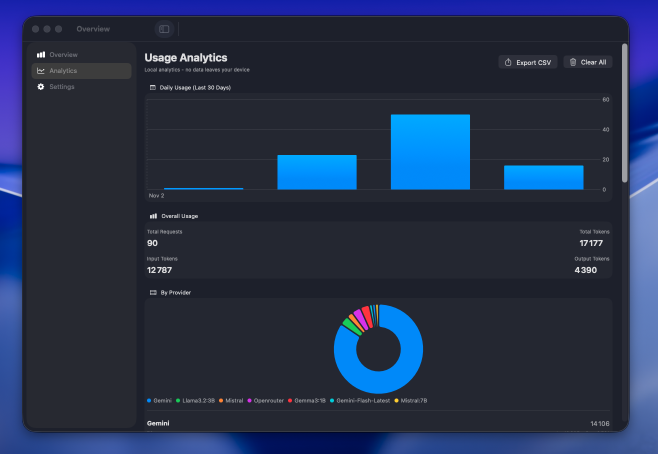
#> input picture src/assets/Usage analytics.png, 1316 x 907 px, given in place of background.png, which was not available (shown at 1/2 size)
$ python generate-og-image.py
#> lines starting #> are read from the running program, lines starting #| are printed output that depends on the picture; pictures that were not available may be replaced by others from this repository, and a replacement may not be noted
"""Generate the site's Open Graph / Twitter share image (public/og-image.png).

Addresses viral principle #5 (see issue #12): a punchy, one-idea 1200x630
share image outperforms a raw product screenshot for link-preview shares.

This is a MANUAL, one-off asset-generation utility. It is NOT part of
`npm run build` and is NOT an npm/Node dependency — nothing in the JS
toolchain imports or invokes this script. Run it by hand whenever the
share image needs to be regenerated:

    python3 scripts/generate-og-image.py

Requirements: Python 3 + Pillow (`pip install Pillow`). Nothing else is
required for the core image. If the `cairosvg` package also happens to be
installed, the script additionally composites a small rasterized wordmark
onto the image as a best-effort nice-to-have; its absence (or any
rendering failure) is silently ignored and never blocks the main output.
Font rendering prefers Linux TrueType fonts (the `fonts-liberation` and/or
`fonts-dejavu-core` packages), then macOS Arial Bold; without them it falls back to Pillow's
built-in bitmap font, so output still degrades gracefully on macOS,
Windows, or a minimal container instead of crashing.

Composites, in order, onto a 1200x630 canvas (the standard OG image size):
  1. A center-cropped, downscaled `public/background.png` backdrop.
  2. A flat semi-transparent black overlay for text legibility.
  3. A two-line bold headline (issue #12: a "punchier" share image needs a
     large readable headline and one clear idea, not just a raw screenshot).
  4. A bordered screenshot inset (`public/writing-screen-light.png`, title
     bar and in-app header row cropped off) in the bottom-right corner.
  5. Optionally, a small rasterized brand wordmark near the top-left.

Output: overwrites `public/og-image.png` (1200x630 PNG).

Note on source assets: `public/background.png` and `public/writing-screen-light.png`
both carry leftover UI chrome/copy from an earlier product name (pre-existing on
production today, unrelated to and out of scope for this script). Neither asset
is edited here — see BACKDROP_BLUR_RADIUS and SCREENSHOT_TOP_CROP_FRAC below for
how each is composited around that.
"""

import io
from pathlib import Path

from PIL import Image, ImageDraw, ImageFilter, ImageFont, ImageOps

ROOT = Path(__file__).resolve().parent.parent
PUBLIC = ROOT / "public"

CANVAS_W, CANVAS_H = 1200, 630

BACKGROUND_PATH = PUBLIC / "background.png"
SCREENSHOT_PATH = PUBLIC / "writing-screen-light.png"
WORDMARK_SVG_PATH = PUBLIC / "Wordmark-white.svg"
OUTPUT_PATH = PUBLIC / "og-image.png"

FONT_BOLD = "/usr/share/fonts/truetype/liberation/LiberationSans-Bold.ttf"
FONT_BOLD_FALLBACK = "/usr/share/fonts/truetype/dejavu/DejaVuSans-Bold.ttf"
FONT_BOLD_MACOS = "/System/Library/Fonts/Supplemental/Arial Bold.ttf"

BACKDROP_BLUR_RADIUS = 10  # public/background.png embeds a product screenshot (with
# stale UI chrome/branding) roughly centered in the frame — no 1200x630 crop of it
# can dodge that region entirely, so it's blurred into abstract color/shape (a
# standard "photo backdrop behind bold text" technique) rather than left sharp.
OVERLAY_ALPHA = 130  # 0-255; darkens the (blurred) backdrop so headline text pops

TEXT_MARGIN_X = 64
TEXT_MAX_WIDTH = 660  # keeps the headline within roughly the left 60% of the canvas

HEADLINE_1_TEXT = "Fix text anywhere on Mac"
HEADLINE_1_START_SIZE = 72
HEADLINE_1_MIN_SIZE = 40
HEADLINE_1_COLOR = (245, 245, 247, 255)  # near-white #F5F5F7

HEADLINE_2_TEXT = "On-device AI. No per-token costs."
HEADLINE_2_START_SIZE = 42
HEADLINE_2_MIN_SIZE = 26
HEADLINE_2_COLOR = (116, 234, 174, 255)  # accent mint-green #74EAAE

LINE_GAP = 22  # vertical gap between the two headline lines

WORDMARK_TOP_LEFT = (64, 40)
WORDMARK_WIDTH = 240
WORDMARK_HEADLINE_GAP = 34  # gap between the wordmark and headline line 1
NO_WORDMARK_HEADLINE_TOP = 130  # headline top when the wordmark step is skipped

SCREENSHOT_TOP_CROP_FRAC = 0.19  # crops off the macOS title bar AND the in-app
# header row (both carry a stale product-name label from an earlier rebrand,
# pre-existing on production today — see module docstring); this lands right
# at the generic "Input (Editable)/Result" column headers.
SCREENSHOT_TARGET_WIDTH = 620
SCREENSHOT_BORDER = 6
SCREENSHOT_MARGIN_RIGHT = 56
SCREENSHOT_MARGIN_BOTTOM = 56


# [24 lines left out: functions _font, _fit_font, not called in this run]


def build_backdrop():
    """Center-crop public/background.png to the 1200x630 aspect ratio, then
    downscale with LANCZOS. Only the width is cropped (height kept full), so
    this never upscales the source image."""
    bg = Image.open(BACKGROUND_PATH).convert("RGB")
    bg_w, bg_h = bg.size
#> bg_w = 1316; bg_h = 907
    crop_w = round(bg_h * (CANVAS_W / CANVAS_H))
#> crop_w = 1728
    left = (bg_w - crop_w) // 2
#> left = -206
    cropped = bg.crop((left, 0, left + crop_w, bg_h))
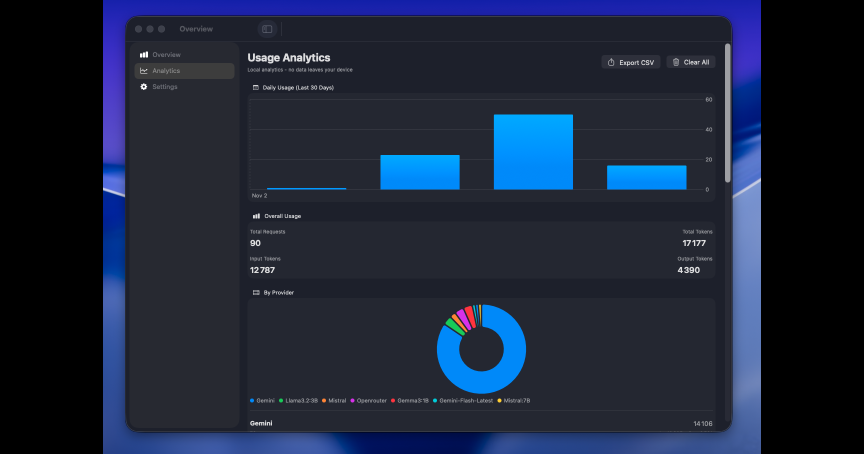
#> cropped: PIL image 1728x907 RGB (shown at 1/2 size); mean R, G, B 27.9, 37.2, 57.8
    resized = cropped.resize((CANVAS_W, CANVAS_H), Image.Resampling.LANCZOS)
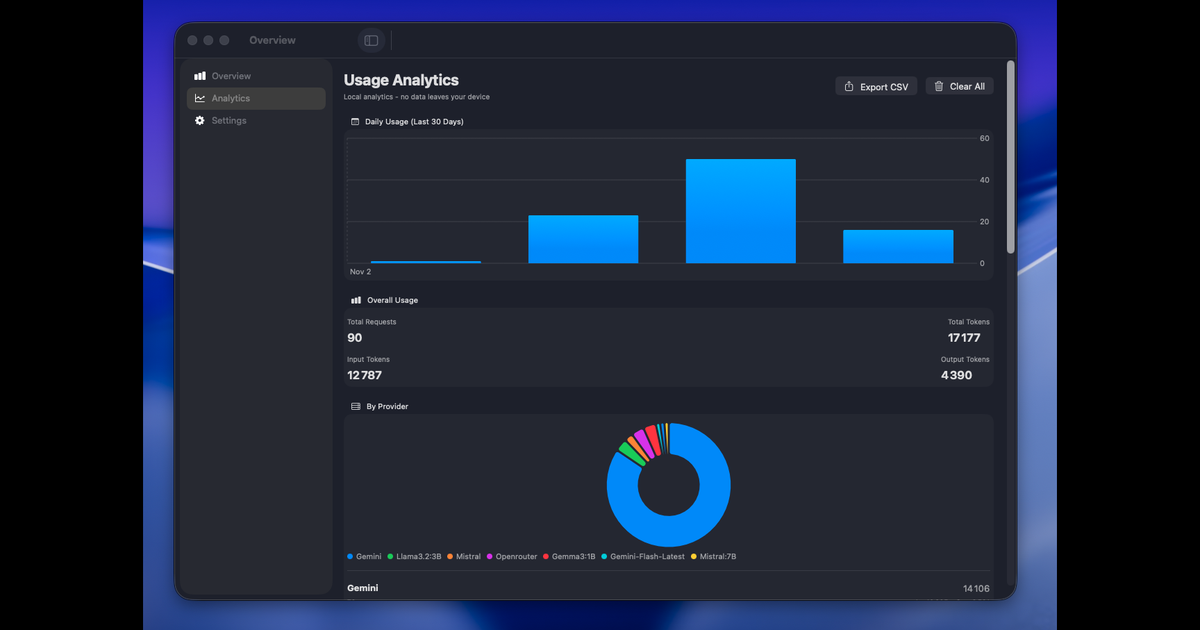
#> resized: PIL image 1200x630 RGB; mean R, G, B 27.9, 37.2, 57.8
    return resized.filter(ImageFilter.GaussianBlur(BACKDROP_BLUR_RADIUS))
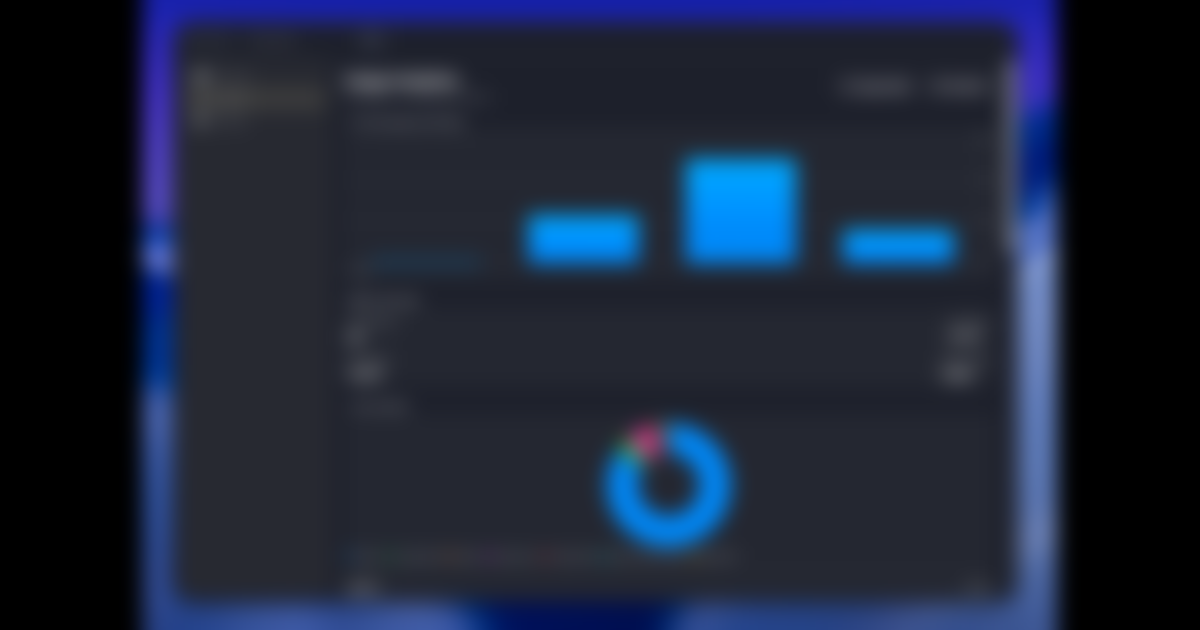
#> returned value: PIL image 1200x630 RGB; mean R, G, B 27.9, 37.2, 57.8


def add_legibility_overlay(canvas):
    overlay = Image.new("RGBA", canvas.size, (0, 0, 0, OVERLAY_ALPHA))
    return Image.alpha_composite(canvas.convert("RGBA"), overlay)
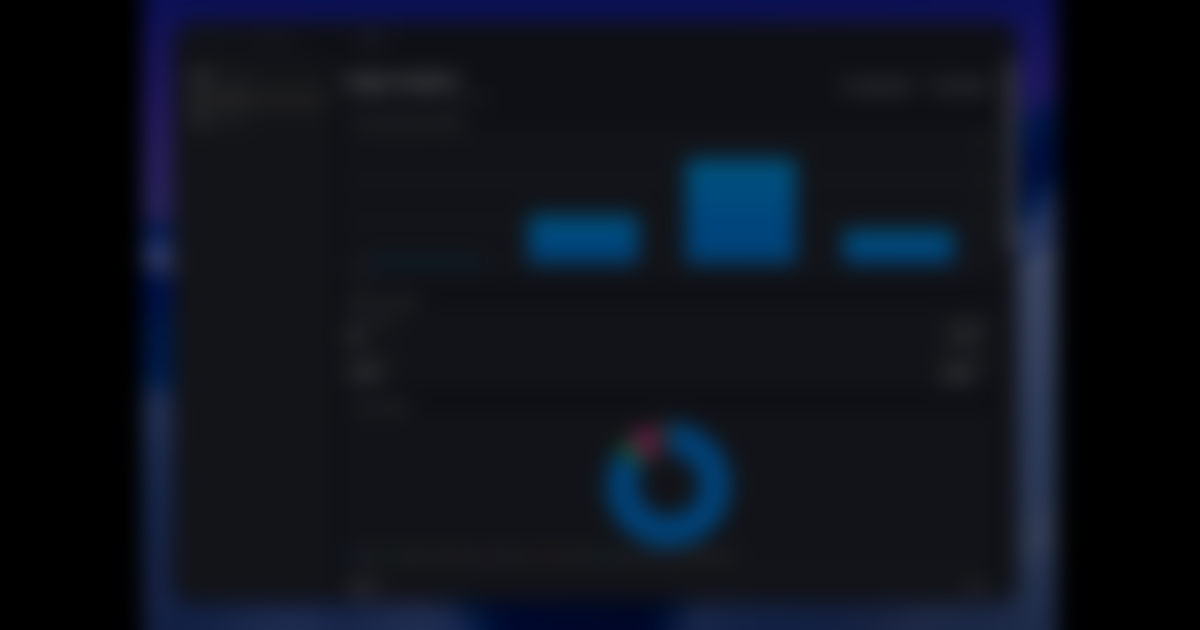
#> returned value: PIL image 1200x630 RGBA; mean R, G, B, A 13.7, 18.2, 28.4, 255


def _paste_wordmark(canvas):
    """Best-effort brand mark: rasterize Wordmark-white.svg and paste it
    top-left. Any failure (missing cairosvg, render error, etc.) is swallowed
    and skipped — the headline + screenshot alone already satisfy the issue,
    so this step must never block the main deliverable."""
    try:
        import cairosvg  # optional dev-time dependency; see module docstring

        wordmark_h = round(WORDMARK_WIDTH * (200 / 720))
        png_bytes = cairosvg.svg2png(
            url=str(WORDMARK_SVG_PATH),
            output_width=WORDMARK_WIDTH,
            output_height=wordmark_h,
        )
        wordmark = Image.open(io.BytesIO(png_bytes)).convert("RGBA")
        canvas.paste(wordmark, WORDMARK_TOP_LEFT, wordmark)
        return wordmark_h
    except Exception as exc:  # pragma: no cover - best-effort, never fatal
        print(f"[generate-og-image] wordmark skipped ({exc})")
        return None


def draw_headline(canvas):
    draw = ImageDraw.Draw(canvas)

    wordmark_h = _paste_wordmark(canvas)
    if wordmark_h is not None:
        cursor_y = WORDMARK_TOP_LEFT[1] + wordmark_h + WORDMARK_HEADLINE_GAP
    else:
        cursor_y = NO_WORDMARK_HEADLINE_TOP

    font1, bbox1 = _fit_font(draw, HEADLINE_1_TEXT, HEADLINE_1_START_SIZE, HEADLINE_1_MIN_SIZE, TEXT_MAX_WIDTH)
    draw.text((TEXT_MARGIN_X, cursor_y), HEADLINE_1_TEXT, font=font1, fill=HEADLINE_1_COLOR, anchor="lt")
    cursor_y = cursor_y + (bbox1[3] - bbox1[1]) + LINE_GAP

    font2, bbox2 = _fit_font(draw, HEADLINE_2_TEXT, HEADLINE_2_START_SIZE, HEADLINE_2_MIN_SIZE, TEXT_MAX_WIDTH)
    draw.text((TEXT_MARGIN_X, cursor_y), HEADLINE_2_TEXT, font=font2, fill=HEADLINE_2_COLOR, anchor="lt")
    headline_bottom = cursor_y + (bbox2[3] - bbox2[1])

    print(f"[generate-og-image] headline block bottom: {headline_bottom}px (canvas height {CANVAS_H})")
    return canvas


# [19 lines left out: function paste_screenshot_inset, not called in this run]


def main():
    canvas = build_backdrop()
    canvas = add_legibility_overlay(canvas)
    canvas = draw_headline(canvas)
    canvas = paste_screenshot_inset(canvas)
    canvas.convert("RGB").save(OUTPUT_PATH, "PNG", optimize=True)
    print(f"[generate-og-image] wrote {OUTPUT_PATH} ({canvas.width}x{canvas.height})")


if __name__ == "__main__":
    main()
#> (the call stopped at in _paste_wordmark, `png_bytes = cairosvg.svg2png( url=str(WORDMARK_SVG_PATH), output_width..`: cairosvg is not available in this run)

$ run again, on src/assets/dashboard.png
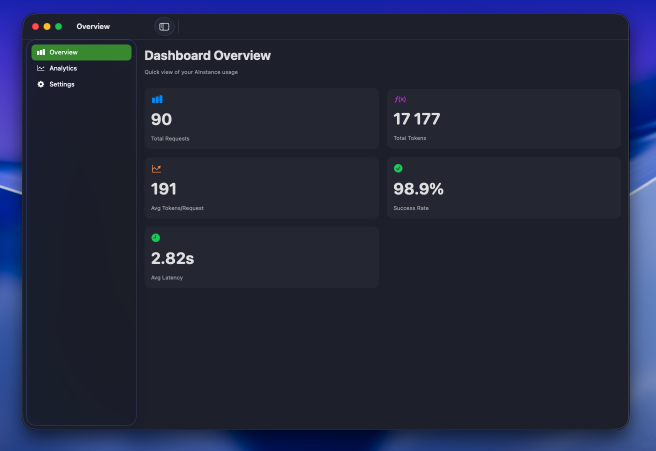
#> input picture src/assets/dashboard.png, 1311 x 902 px, given in place of background.png, which was not available (shown at 1/2 size)
#> in build_backdrop, `resized = cropped.resize((CANVAS_W, CANVAS_H), Image.Resampling.LANCZOS)`:
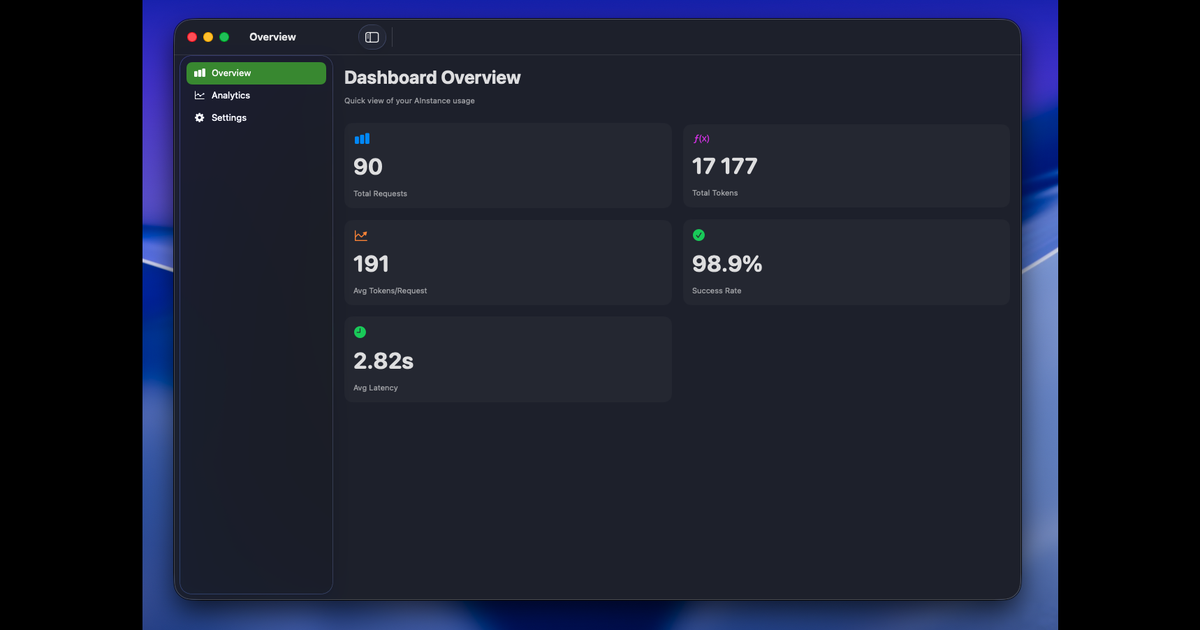
#> resized: PIL image 1200x630 RGB; mean R, G, B 25.9, 30.1, 46
#> in add_legibility_overlay, `return Image.alpha_composite(canvas.convert("RGBA"), overlay)`:
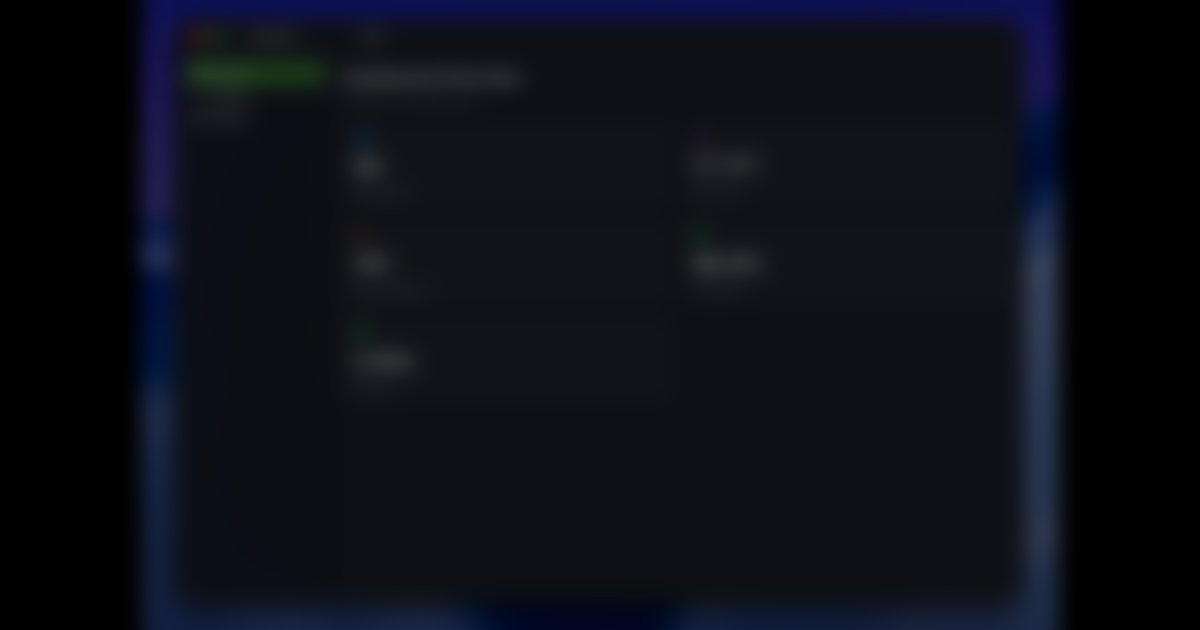
#> returned value: PIL image 1200x630 RGBA; mean R, G, B, A 12.7, 14.8, 22.6, 255
